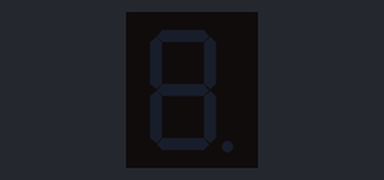
Recording of a sketch running on a simulated Arduino Uno, built with avr-gcc and run on an emulated ATmega328P. On the bench: 1-digit seven-segment display.

Above: at 0.1 s.
At 1.1 s:
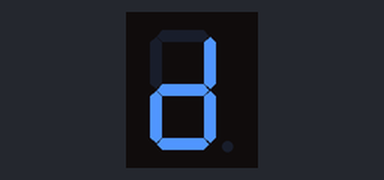
At 3.1 s:
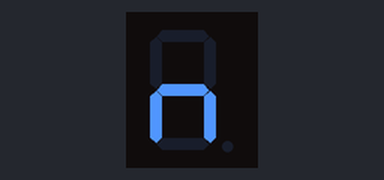
At 4.1 s:
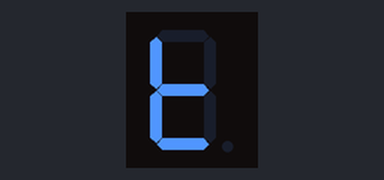
At 7.1 s:
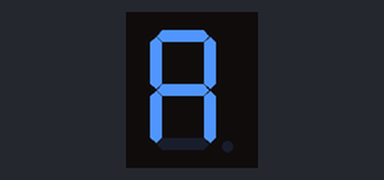
At 10.1 s:
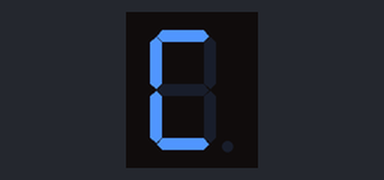

Measured:
- by itself, everything shown: repeats every 10.0 s, in 10 steps
- what the display in image 1 shows lasts 1.0 s, from 1.0 s to 2.0 s

The sketch:

sevseg.ino
```cpp
#include "SevSeg.h"
SevSeg sevseg;

void setup(){
    byte numDigits = 1;
    byte digitPins[] = {};
    byte segmentPins[] = {6, 5, 2, 3, 4, 7, 8, 9};
    bool resistorsOnSegments = true;

    byte hardwareConfig = COMMON_CATHODE;
    sevseg.begin(hardwareConfig, numDigits, digitPins, segmentPins, resistorsOnSegments);
    sevseg.setBrightness(100);
}

void loop(){
        char p[] = "Dont Panic";

        for (int i = 0 ; i < 10; i++){
          char temp[1] = {""};
          temp[0] = p[i];
          sevseg.setChars(temp);
          delay(1000);
          sevseg.refreshDisplay();
        }

}
```
